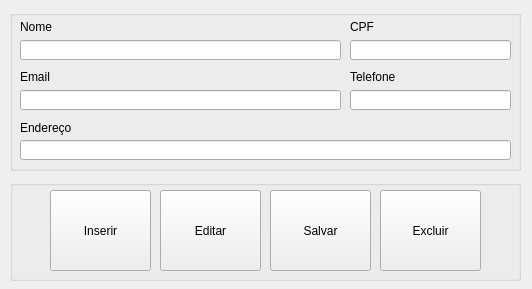
<?xml version="1.0" encoding="UTF-8"?>
<ui version="4.0">
 <class>FrmCliente</class>
 <widget class="QWidget" name="FrmCliente">
  <property name="geometry">
   <rect>
    <x>0</x>
    <y>0</y>
    <width>532</width>
    <height>289</height>
   </rect>
  </property>
  <property name="windowTitle">
   <string>Cadastro de Cliente</string>
  </property>
  <property name="windowIcon">
   <iconset>
    <normaloff>../Imagens/btnCadCli.png</normaloff>../Imagens/btnCadCli.png</iconset>
  </property>
  <widget class="QGroupBox" name="groupBox">
   <property name="geometry">
    <rect>
     <x>10</x>
     <y>10</y>
     <width>511</width>
     <height>161</height>
    </rect>
   </property>
   <property name="title">
    <string/>
   </property>
   <widget class="QLabel" name="label">
    <property name="geometry">
     <rect>
      <x>10</x>
      <y>10</y>
      <width>46</width>
      <height>13</height>
     </rect>
    </property>
    <property name="text">
     <string>Nome</string>
    </property>
   </widget>
   <widget class="QLabel" name="label_2">
    <property name="geometry">
     <rect>
      <x>340</x>
      <y>10</y>
      <width>46</width>
      <height>13</height>
     </rect>
    </property>
    <property name="text">
     <string>CPF</string>
    </property>
   </widget>
   <widget class="QLabel" name="lbEndereco">
    <property name="geometry">
     <rect>
      <x>10</x>
      <y>110</y>
      <width>51</width>
      <height>16</height>
     </rect>
    </property>
    <property name="text">
     <string>Endereço</string>
    </property>
   </widget>
   <widget class="QLabel" name="lbEmail">
    <property name="geometry">
     <rect>
      <x>10</x>
      <y>60</y>
      <width>46</width>
      <height>13</height>
     </rect>
    </property>
    <property name="text">
     <string>Email</string>
    </property>
   </widget>
   <widget class="QLabel" name="label_5">
    <property name="geometry">
     <rect>
      <x>340</x>
      <y>60</y>
      <width>46</width>
      <height>13</height>
     </rect>
    </property>
    <property name="text">
     <string>Telefone</string>
    </property>
   </widget>
   <widget class="QLineEdit" name="lbNome">
    <property name="geometry">
     <rect>
      <x>10</x>
      <y>30</y>
      <width>321</width>
      <height>20</height>
     </rect>
    </property>
   </widget>
   <widget class="QLineEdit" name="lbCPF">
    <property name="geometry">
     <rect>
      <x>340</x>
      <y>30</y>
      <width>161</width>
      <height>20</height>
     </rect>
    </property>
   </widget>
   <widget class="QLineEdit" name="lbEmail_2">
    <property name="geometry">
     <rect>
      <x>10</x>
      <y>80</y>
      <width>321</width>
      <height>20</height>
     </rect>
    </property>
   </widget>
   <widget class="QLineEdit" name="lbTelefone">
    <property name="geometry">
     <rect>
      <x>340</x>
      <y>80</y>
      <width>161</width>
      <height>20</height>
     </rect>
    </property>
   </widget>
   <widget class="QLineEdit" name="lbEndereco_2">
    <property name="geometry">
     <rect>
      <x>10</x>
      <y>130</y>
      <width>491</width>
      <height>20</height>
     </rect>
    </property>
   </widget>
  </widget>
  <widget class="QGroupBox" name="groupBox_2">
   <property name="geometry">
    <rect>
     <x>10</x>
     <y>180</y>
     <width>511</width>
     <height>101</height>
    </rect>
   </property>
   <property name="title">
    <string/>
   </property>
   <widget class="QPushButton" name="btnInsert">
    <property name="geometry">
     <rect>
      <x>40</x>
      <y>10</y>
      <width>101</width>
      <height>81</height>
     </rect>
    </property>
    <property name="cursor">
     <cursorShape>PointingHandCursor</cursorShape>
    </property>
    <property name="text">
     <string>Inserir</string>
    </property>
    <property name="icon">
     <iconset>
      <normaloff>../Imagens/insert.png</normaloff>../Imagens/insert.png</iconset>
    </property>
    <property name="iconSize">
     <size>
      <width>35</width>
      <height>35</height>
     </size>
    </property>
   </widget>
   <widget class="QPushButton" name="btnEdit">
    <property name="geometry">
     <rect>
      <x>150</x>
      <y>10</y>
      <width>101</width>
      <height>81</height>
     </rect>
    </property>
    <property name="cursor">
     <cursorShape>PointingHandCursor</cursorShape>
    </property>
    <property name="text">
     <string>Editar</string>
    </property>
    <property name="icon">
     <iconset>
      <normaloff>../Imagens/edit.png</normaloff>../Imagens/edit.png</iconset>
    </property>
    <property name="iconSize">
     <size>
      <width>35</width>
      <height>35</height>
     </size>
    </property>
   </widget>
   <widget class="QPushButton" name="btnDelete">
    <property name="geometry">
     <rect>
      <x>370</x>
      <y>10</y>
      <width>101</width>
      <height>81</height>
     </rect>
    </property>
    <property name="cursor">
     <cursorShape>PointingHandCursor</cursorShape>
    </property>
    <property name="text">
     <string>Excluir</string>
    </property>
    <property name="icon">
     <iconset>
      <normaloff>../Imagens/excluir.png</normaloff>../Imagens/excluir.png</iconset>
    </property>
    <property name="iconSize">
     <size>
      <width>35</width>
      <height>35</height>
     </size>
    </property>
   </widget>
   <widget class="QPushButton" name="btnSalvar">
    <property name="geometry">
     <rect>
      <x>260</x>
      <y>10</y>
      <width>101</width>
      <height>81</height>
     </rect>
    </property>
    <property name="cursor">
     <cursorShape>PointingHandCursor</cursorShape>
    </property>
    <property name="text">
     <string>Salvar</string>
    </property>
    <property name="icon">
     <iconset>
      <normaloff>../Imagens/save.png</normaloff>../Imagens/save.png</iconset>
    </property>
    <property name="iconSize">
     <size>
      <width>35</width>
      <height>35</height>
     </size>
    </property>
   </widget>
  </widget>
 </widget>
 <resources/>
 <connections/>
</ui>
